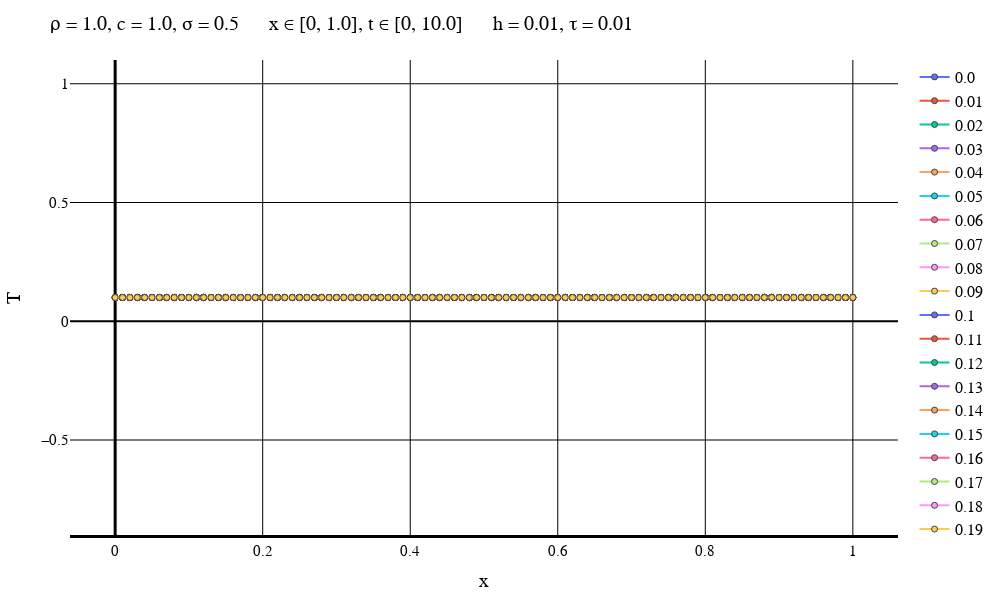

Notebook cell for this chart:
### Markdown cell above
Симметричная схема

### Code cell
typeOfScheme = "Symmetric"

solutionFile = "D:\\Calc_Methods_2\\Lab2\\LinearHeatEq\\FirstConds\\$typeOfScheme\\solution$numOfEq.txt"
dataFile = "D:\\Calc_Methods_2\\Lab2\\LinearHeatEq\\FirstConds\\$typeOfScheme\\data$numOfEq.txt"
intervalFile = "D:\\Calc_Methods_2\\Lab2\\LinearHeatEq\\FirstConds\\$typeOfScheme\\interval$numOfEq.txt"

solutionMatrix = readdlm(solutionFile)
dataVec = readdlm(dataFile)
intervalVec = readdlm(intervalFile);

L = dataVec[3]
timeEnd = dataVec[4]
numOfXIntervals = Int(intervalVec[1])
numOfTIntervals = Int(intervalVec[2])
h = L / numOfXIntervals
τ = timeEnd / numOfTIntervals
if default == true
    plotStep = trunc(Int, timeEnd / (defaultStepParam * τ))
    numOfPlots = numOfTIntervals + 1    
else
    plotStep = firstSteps
    numOfPlots = firstPlots
end
println("Шаг графика: $plotStep")
println("Время последнего графика: $((numOfPlots - 1)*τ)")
makePlot(numOfPlots, plotStep, solutionMatrix, dataVec, intervalVec)
